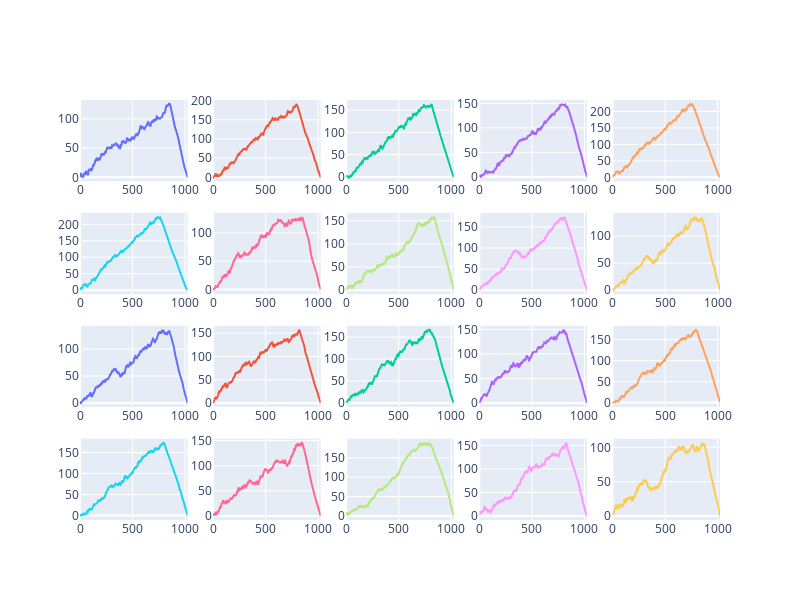

Notebook code for this chart:
### Code cell
from functions import generate_data_serieses, arrange_series, accumulate_series
import numpy as np
from plotly.subplots import make_subplots
import plotly.graph_objects as go

size = 1024
x=np.arange(size)

serieses = []
for _ in range(20):
    pos_series, neg_series = generate_data_serieses(size)
    series = arrange_series(pos_series, neg_series)
    series = accumulate_series(series)
    serieses.append(series)


fig = make_subplots(4, 5)

for i in range(4):
    for j in range(5):
        fig.append_trace(go.Scatter(x=x, y=serieses[4*i + j]), row=i+1, col=j+1)

fig.update_layout(height=600, width=800, showlegend=False)
fig.show()

### Figure 1 — Plotly figure (JSON) as saved in the notebook; plotly's stock layout.template omitted (floating-point values rounded to 4 significant figures; data arrays with more than 128 entries replaced by an {"elided": "..."} marker saying what was removed)
{"data": [{"type": "scatter", "x": {"elided": "1024 int values"}, "xaxis": "x", "y": {"elided": "1024 float values"}, "yaxis": "y"}, {"type": "scatter", "x": {"elided": "1024 int values"}, "xaxis": "x2", "y": {"elided": "1024 float values"}, "yaxis": "y2"}, {"type": "scatter", "x": {"elided": "1024 int values"}, "xaxis": "x3", "y": {"elided": "1024 float values"}, "yaxis": "y3"}, {"type": "scatter", "x": {"elided": "1024 int values"}, "xaxis": "x4", "y": {"elided": "1024 float values"}, "yaxis": "y4"}, {"type": "scatter", "x": {"elided": "1024 int values"}, "xaxis": "x5", "y": {"elided": "1024 float values"}, "yaxis": "y5"}, {"type": "scatter", "x": {"elided": "1024 int values"}, "xaxis": "x6", "y": {"elided": "1024 float values"}, "yaxis": "y6"}, {"type": "scatter", "x": {"elided": "1024 int values"}, "xaxis": "x7", "y": {"elided": "1024 float values"}, "yaxis": "y7"}, {"type": "scatter", "x": {"elided": "1024 int values"}, "xaxis": "x8", "y": {"elided": "1024 float values"}, "yaxis": "y8"}, {"type": "scatter", "x": {"elided": "1024 int values"}, "xaxis": "x9", "y": {"elided": "1024 float values"}, "yaxis": "y9"}, {"type": "scatter", "x": {"elided": "1024 int values"}, "xaxis": "x10", "y": {"elided": "1024 float values"}, "yaxis": "y10"}, {"type": "scatter", "x": {"elided": "1024 int values"}, "xaxis": "x11", "y": {"elided": "1024 float values"}, "yaxis": "y11"}, {"type": "scatter", "x": {"elided": "1024 int values"}, "xaxis": "x12", "y": {"elided": "1024 float values"}, "yaxis": "y12"}, {"type": "scatter", "x": {"elided": "1024 int values"}, "xaxis": "x13", "y": {"elided": "1024 float values"}, "yaxis": "y13"}, {"type": "scatter", "x": {"elided": "1024 int values"}, "xaxis": "x14", "y": {"elided": "1024 float values"}, "yaxis": "y14"}, {"type": "scatter", "x": {"elided": "1024 int values"}, "xaxis": "x15", "y": {"elided": "1024 float values"}, "yaxis": "y15"}, {"type": "scatter", "x": {"elided": "1024 int values"}, "xaxis": "x16", "y": {"elided": "1024 float values"}, "yaxis": "y16"}, {"type": "scatter", "x": {"elided": "1024 int values"}, "xaxis": "x17", "y": {"elided": "1024 float values"}, "yaxis": "y17"}, {"type": "scatter", "x": {"elided": "1024 int values"}, "xaxis": "x18", "y": {"elided": "1024 float values"}, "yaxis": "y18"}, {"type": "scatter", "x": {"elided": "1024 int values"}, "xaxis": "x19", "y": {"elided": "1024 float values"}, "yaxis": "y19"}, {"type": "scatter", "x": {"elided": "1024 int values"}, "xaxis": "x20", "y": {"elided": "1024 float values"}, "yaxis": "y20"}], "layout": {"height": 600, "showlegend": false, "width": 800, "xaxis": {"anchor": "y", "domain": [0, 0.168]}, "xaxis10": {"anchor": "y10", "domain": [0.832, 1]}, "xaxis11": {"anchor": "y11", "domain": [0, 0.168]}, "xaxis12": {"anchor": "y12", "domain": [0.208, 0.376]}, "xaxis13": {"anchor": "y13", "domain": [0.416, 0.584]}, "xaxis14": {"anchor": "y14", "domain": [0.624, 0.792]}, "xaxis15": {"anchor": "y15", "domain": [0.832, 1]}, "xaxis16": {"anchor": "y16", "domain": [0, 0.168]}, "xaxis17": {"anchor": "y17", "domain": [0.208, 0.376]}, "xaxis18": {"anchor": "y18", "domain": [0.416, 0.584]}, "xaxis19": {"anchor": "y19", "domain": [0.624, 0.792]}, "xaxis2": {"anchor": "y2", "domain": [0.208, 0.376]}, "xaxis20": {"anchor": "y20", "domain": [0.832, 1]}, "xaxis3": {"anchor": "y3", "domain": [0.416, 0.584]}, "xaxis4": {"anchor": "y4", "domain": [0.624, 0.792]}, "xaxis5": {"anchor": "y5", "domain": [0.832, 1]}, "xaxis6": {"anchor": "y6", "domain": [0, 0.168]}, "xaxis7": {"anchor": "y7", "domain": [0.208, 0.376]}, "xaxis8": {"anchor": "y8", "domain": [0.416, 0.584]}, "xaxis9": {"anchor": "y9", "domain": [0.624, 0.792]}, "yaxis": {"anchor": "x", "domain": [0.8063, 1]}, "yaxis10": {"anchor": "x10", "domain": [0.5375, 0.7312]}, "yaxis11": {"anchor": "x11", "domain": [0.2687, 0.4625]}, "yaxis12": {"anchor": "x12", "domain": [0.2687, 0.4625]}, "yaxis13": {"anchor": "x13", "domain": [0.2687, 0.4625]}, "yaxis14": {"anchor": "x14", "domain": [0.2687, 0.4625]}, "yaxis15": {"anchor": "x15", "domain": [0.2687, 0.4625]}, "yaxis16": {"anchor": "x16", "domain": [0, 0.1938]}, "yaxis17": {"anchor": "x17", "domain": [0, 0.1938]}, "yaxis18": {"anchor": "x18", "domain": [0, 0.1938]}, "yaxis19": {"anchor": "x19", "domain": [0, 0.1938]}, "yaxis2": {"anchor": "x2", "domain": [0.8063, 1]}, "yaxis20": {"anchor": "x20", "domain": [0, 0.1938]}, "yaxis3": {"anchor": "x3", "domain": [0.8063, 1]}, "yaxis4": {"anchor": "x4", "domain": [0.8063, 1]}, "yaxis5": {"anchor": "x5", "domain": [0.8063, 1]}, "yaxis6": {"anchor": "x6", "domain": [0.5375, 0.7312]}, "yaxis7": {"anchor": "x7", "domain": [0.5375, 0.7312]}, "yaxis8": {"anchor": "x8", "domain": [0.5375, 0.7312]}, "yaxis9": {"anchor": "x9", "domain": [0.5375, 0.7312]}}}
